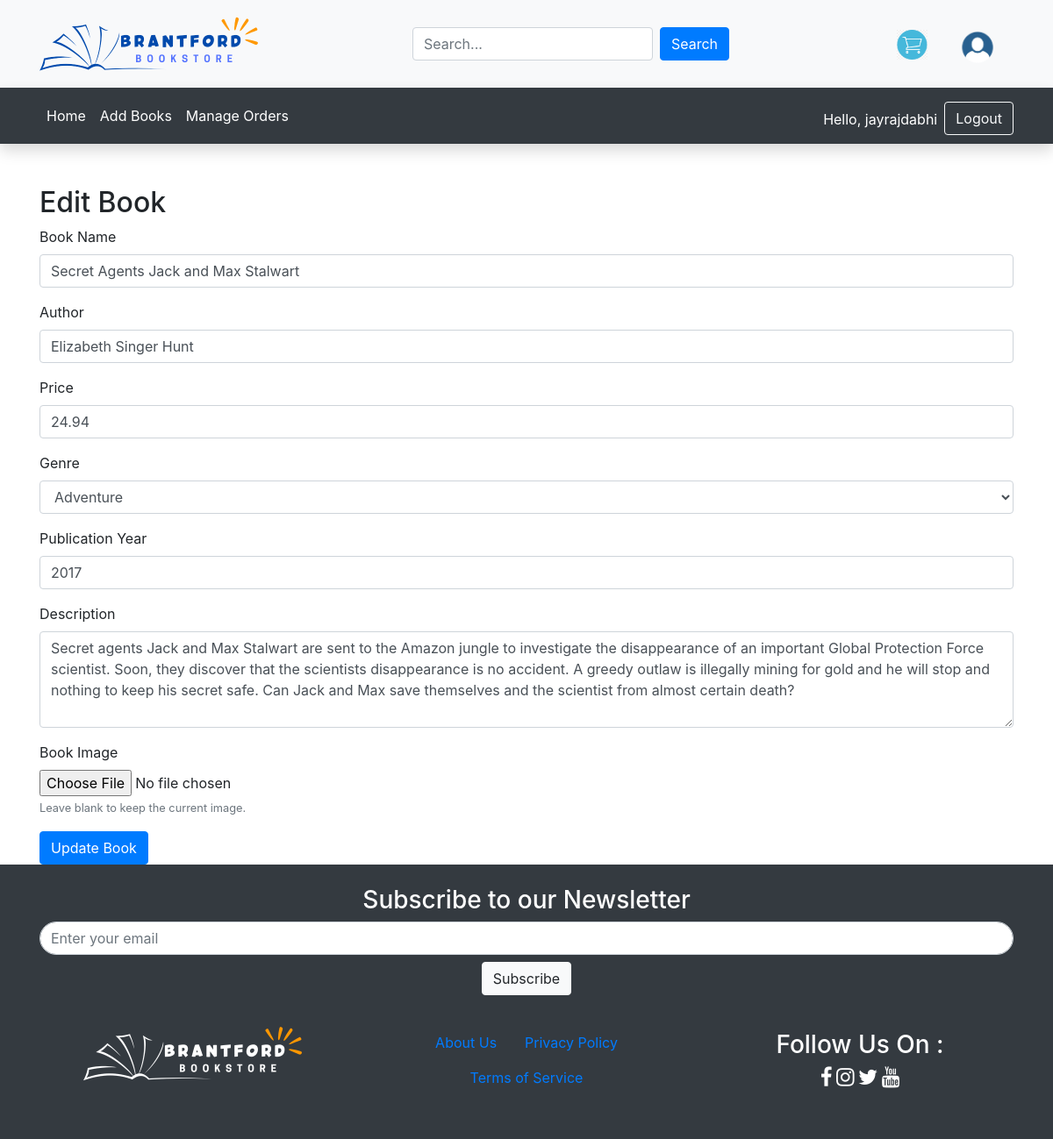
Page /admin/edit_book.php?id=13 (signed in) on the committed database.
### tables this page shows
CREATE TABLE `books` (
  `id` int(11) NOT NULL,
  `name` varchar(255) NOT NULL,
  `author` varchar(100) NOT NULL,
  `price` decimal(10,2) NOT NULL,
  `image` varchar(255) NOT NULL,
  `genre_id` int(11) DEFAULT NULL,
  `publication_year` int(11) DEFAULT NULL,
  `description` text DEFAULT NULL
);

CREATE TABLE `genres` (
  `id` int(11) NOT NULL,
  `genre_name` varchar(255) NOT NULL
);

### admin/edit_book.php (the view, shortened to what this page needs)
<?php
include '../config/database.php';
if (isset($_GET['id'])) {
    $book_id = mysqli_real_escape_string($db, $_GET['id']);
    $query = "SELECT * FROM books WHERE id = '$book_id'";
    $result = $db->query($query);
    if ($result->num_rows > 0) {
        $book = $result->fetch_assoc();
    } else {
        $_SESSION['error_message'] = "Book not found!";
        header("Location: index.php");
        exit();
    }
} else {
    $_SESSION['error_message'] = "No book ID provided!";
    header("Location: index.php");
    exit();
}
$genres_query = "SELECT * FROM genres";
$genres_result = $db->query($genres_query);
?>
<!DOCTYPE html>
<html lang="en">
<head>
    <link rel="stylesheet" href="https://maxcdn.bootstrapcdn.com/bootstrap/4.5.2/css/bootstrap.min.css">
</head>
<body>
    <?php include 'header.php'; ?>
    <div class="container mt-5">
        <h2>Edit Book</h2>
        <form method="POST" enctype="multipart/form-data">
            <div class="form-group">
                <label for="name">Book Name</label>
                <input type="text" class="form-control" id="name" name="name" value="<?php echo htmlspecialchars($book['name']); ?>" required>
            </div>
            <div class="form-group">
                <label for="author">Author</label>
                <input type="text" class="form-control" id="author" name="author" value="<?php echo htmlspecialchars($book['author']); ?>" required>
            </div>
            <div class="form-group">
                <label for="price">Price</label>
                <input type="number" step="0.01" class="form-control" id="price" name="price" value="<?php echo htmlspecialchars($book['price']); ?>" required>
            </div>
            <div class="form-group">
                <label for="genre_id">Genre</label>
                <select class="form-control" id="genre_id" name="genre_id" required>
                    <?php while ($genre = $genres_result->fetch_assoc()): ?>
                        <option value="<?php echo $genre['id']; ?>" <?php echo $book['genre_id'] == $genre['id'] ? 'selected' : ''; ?>>
                            <?php echo htmlspecialchars($genre['genre_name']); ?>
                        </option>
                    <?php endwhile; ?>
                </select>
            </div>
            <div class="form-group">
                <label for="publication_year">Publication Year</label>
                <input type="number" class="form-control" id="publication_year" name="publication_year" value="<?php echo htmlspecialchars($book['publication_year']); ?>" required>
            </div>
            <div class="form-group">
                <label for="description">Description</label>
                <textarea class="form-control" id="description" name="description" rows="4" required><?php echo htmlspecialchars($book['description']); ?></textarea>
            </div>
            <div class="form-group">
                <label for="image">Book Image</label>
                <input type="file" class="form-control-file" id="image" name="image">
                <small class="form-text text-muted">Leave blank to keep the current image.</small>
            </div>
            <button type="submit" class="btn btn-primary">Update Book</button>
        </form>
    </div>
    <?php include 'footer.php'; ?>
</body>
</html>

### rows in the picture
books: name "Secret Agents Jack and Max Stalwart", author "Elizabeth Singer Hunt", price "24.94", genre_id "Adventure", publication_year "2017", description "Secret agents Jack and Max Stalwart are sent to the Amazon jungle to investigate the disappearance of an important Global Protection Force scientist. Soon, they discover that the scientists disappearance is no accident. A greedy outlaw is illegally mining for gold and he will stop and nothing to keep his secret safe. Can Jack and Max save themselves and the scientist from almost certain death?"

### other values in the picture
$_SESSION['username'] "jayrajdabhi"
